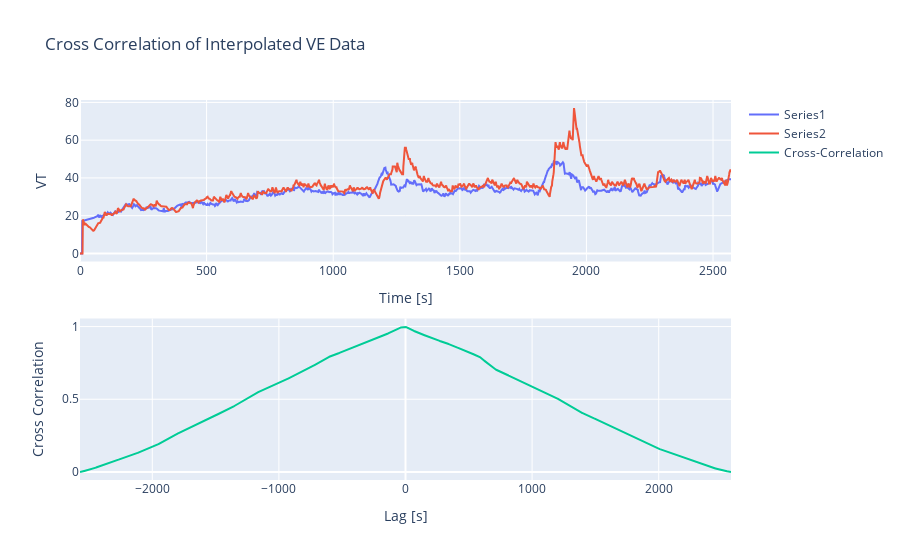

Notebook cell for this chart:
### Code cell
# Compute the cross correlation of the interpolated data
corr, lags = cross_correlate(VE_sec_int["VE_pi"], VE_sec_int["VE_l"])
plot_cross_corr(VE_sec_int["VE_pi"], VE_sec_int["VE_l"], corr, lags, title="Cross Correlation of Interpolated VE Data", show=False)

### Figure 1 — Plotly figure (JSON) as saved in the notebook; plotly's stock layout.template omitted (floating-point values rounded to 4 significant figures; data arrays with more than 128 entries replaced by an {"elided": "..."} marker saying what was removed)
{"data": [{"name": "Series1", "x": {"elided": "2572 int values"}, "y": {"elided": "2572 float values"}, "type": "scatter", "xaxis": "x", "yaxis": "y"}, {"name": "Series2", "x": {"elided": "2572 int values"}, "y": {"elided": "2572 float values"}, "type": "scatter", "xaxis": "x", "yaxis": "y"}, {"name": "Cross-Correlation", "x": {"elided": "5143 int values"}, "y": {"elided": "5143 float values"}, "type": "scatter", "xaxis": "x2", "yaxis": "y2"}], "layout": {"xaxis": {"anchor": "y", "domain": [0.0, 1.0], "title": {"text": "Time [s]"}}, "yaxis": {"anchor": "x", "domain": [0.575, 1.0], "title": {"text": "VT"}}, "xaxis2": {"anchor": "y2", "domain": [0.0, 1.0], "title": {"text": "Lag [s]"}}, "yaxis2": {"anchor": "x2", "domain": [0.0, 0.425], "title": {"text": "Cross Correlation"}}, "title": {"text": "Cross Correlation of Interpolated VE Data"}}}
